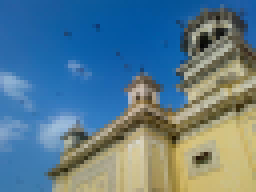
//> input picture home.jpg, 64 x 48 px (shown 4 times larger)
$ ./test1   (built with g++ and OpenCV 4)
//> lines starting //> are read from the running program, lines starting //| are printed output that depends on the picture
#include<opencv2/opencv.hpp>
#include<opencv2/highgui/highgui.hpp>
using namespace cv;
int main()

{
	Mat img1=imread("home.jpg",199);
//> img1 is the input picture: 48 rows x 64 cols, CV_8UC3; mean B, G, R 141.2, 123.9, 91.6
	Mat img2=imread("33.jpg");
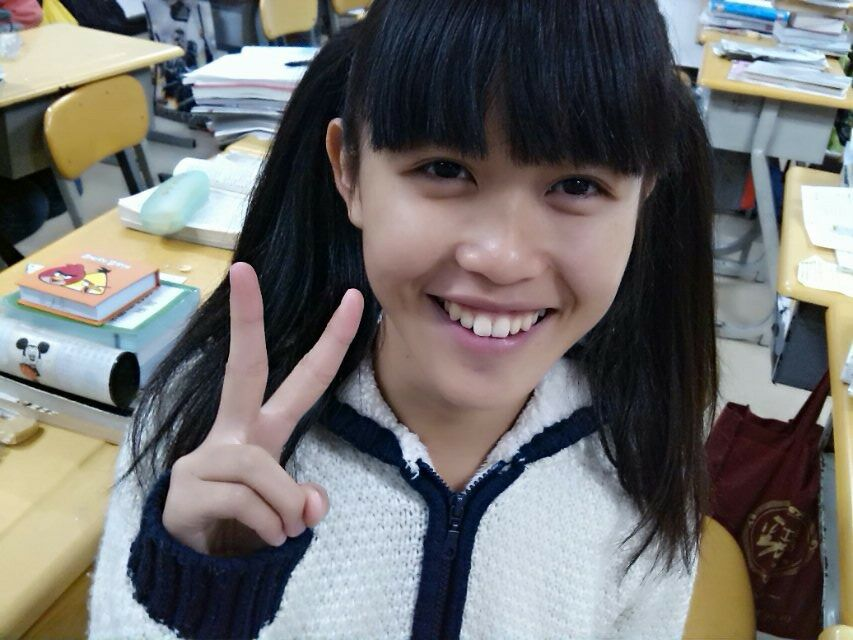
//> input picture 33.jpg, 853 x 640 px
//> img2 is the input picture: 640 rows x 853 cols, CV_8UC3; mean B, G, R 110, 111.7, 112.9
	namedWindow("fish");
	imshow("fish",img1);
	namedWindow("logo");
	imshow("logo",img2);
	Mat imgROI;
	imgROI=img2(Rect(100,90,img1.cols,img1.rows));
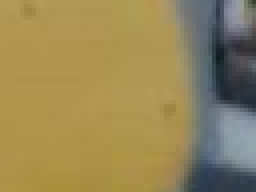
//> imgROI: 48 rows x 64 cols, CV_8UC3 (shown 4 times larger); mean B, G, R 86.8, 135.3, 151
	addWeighted(imgROI,0.5,img1,0.3,0.,imgROI);
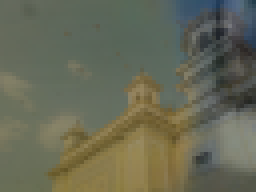
//> imgROI: 48 rows x 64 cols, CV_8UC3 (shown 4 times larger); mean B, G, R 85.8, 104.8, 103
	namedWindow("roi");
	imshow("roi",img2);
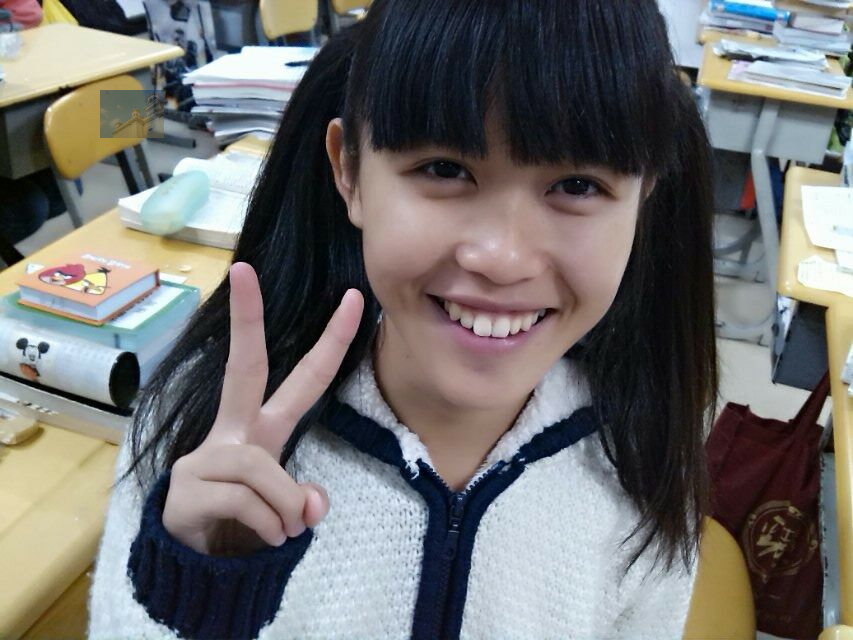
//> window 'roi': 640 rows x 853 cols, CV_8UC3; mean B, G, R 110, 111.5, 112.6
	imwrite("shengchenghunhe.jpg",img2);
	waitKey();
	return 0;

}
